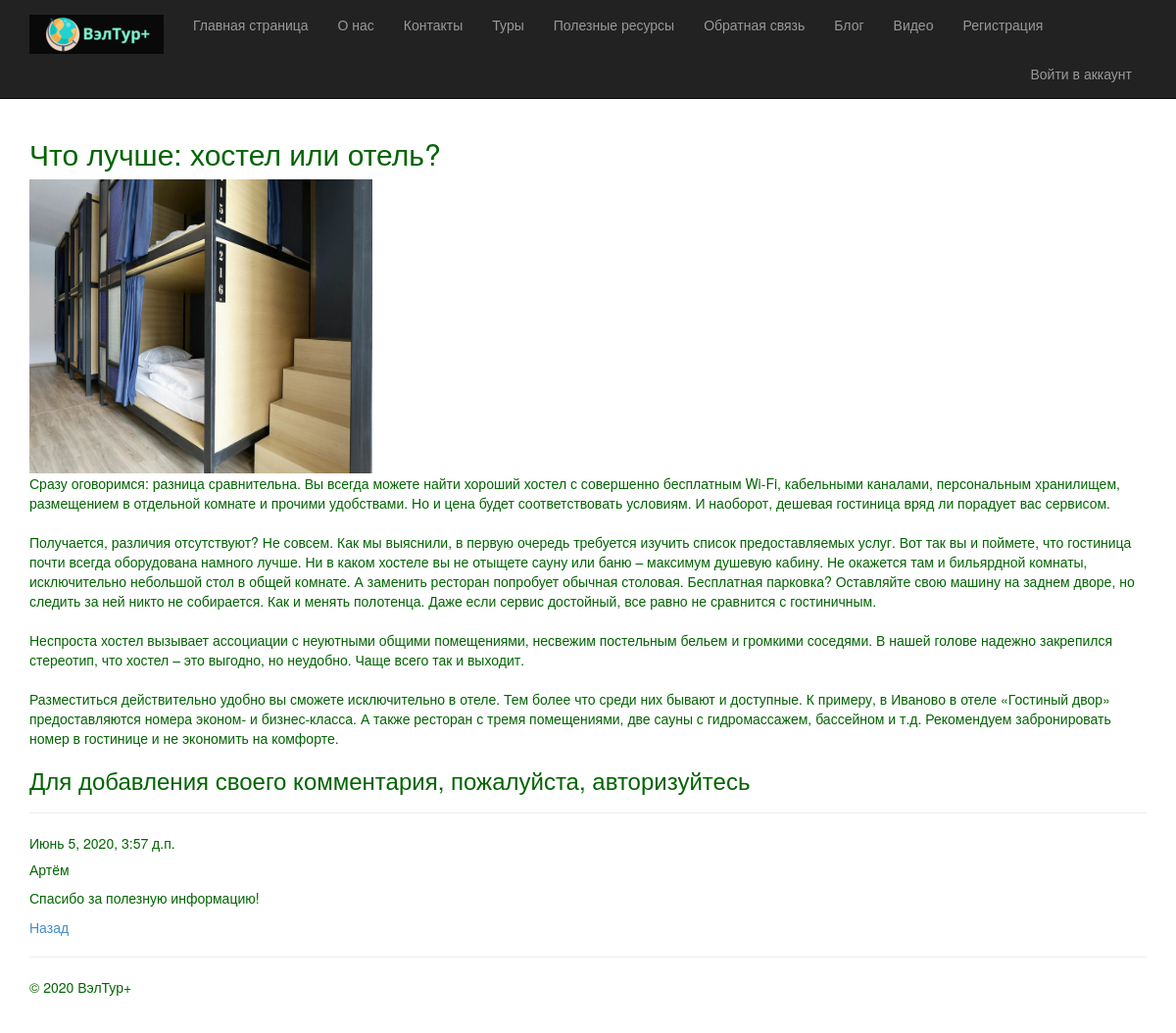
Screenshot of /3/ with the database file from the repository.
### app/models.py (models this page shows, shortened)
class Blog(models.Model):
    title = models.CharField(max_length = 100, unique_for_date = "posted", verbose_name = "Заголовок")
    author = models.ForeignKey(User, null=True, blank=True, on_delete = models.SET_NULL, verbose_name = "Автор")
    description = models.TextField(verbose_name = "Краткое содержание")
    content = models.TextField(verbose_name = "Полное содержание")
    posted = models.DateTimeField(default = datetime.now(), db_index = True, verbose_name = "Опубликована")
    image = models.FileField(default = 'temp.jpg', verbose_name = "Путь к картинке")
    class Meta:
        db_table = "Posts" # имя таблицы для модели
        ordering = ["-posted"] # порядок сортировки данных в модели ("-" означает по убыванию)
        verbose_name = "статья блога" # имя, под которым модель будет отображаться в административном разделе (для одной статьи блога)
        verbose_name_plural = "статьи блога" # тоже для всех статей блога

class Comment(models.Model):
    text = models.TextField(verbose_name = "Комментарий")
    date = models.DateTimeField(default = datetime.now(), db_index = True, verbose_name = "Дата")
    author = models.ForeignKey(User, on_delete = models.CASCADE, verbose_name = "Автор")
    post = models.ForeignKey(Blog, on_delete = models.CASCADE, verbose_name = "Статья")
    class Meta:
        db_table = "Comments" # имя таблицы для модели
        verbose_name = "Комментарий" # имя, под которым модель будет отображаться в административном разделе (для одной статьи блога)
        verbose_name_plural = "Комментарии к статьям блога" # тоже для всех статей блога
        ordering = ["-date"] # порядок сортировки данных в модели ("-" означает по убыванию)

### app/views.py (the view)
# urls.py: url(r'^(?P<parametr>\d+)/$', app.views.blogpost, name='blogpost'),
def blogpost(request, parametr):
    post_1 = Blog.objects.get(id=parametr) # запрос на выбор конкретной статьи по параметру
    comments = Comment.objects.filter(post=parametr)
    if request.method == "POST": # после отправки данных формы на сервер методом POST
        form = CommentForm(request.POST)
        if form.is_valid():
            comment_f = form.save(commit=False)
            comment_f.author = request.user # добавляем (так как этого поля нет в форме) в модель Комментария (Comment) в поле автор авторизованного пользователя
            comment_f.date = datetime.now() # добавляем в модель Комментария (Comment) текущую дату
            comment_f.post = Blog.objects.get(id=parametr) # добавляем в модель Комментария (Comment) статью, для которой данный комментарий
            comment_f.save() # сохраняем изменения после добавления полей
            return redirect('blogpost', parametr=post_1.id) # переадресация на ту же страницу статьи после отправки комментария
    else:
      form = CommentForm() # создание формы для ввода комментария
      assert isinstance(request, HttpRequest)
      return render(
        request,
        'app/blogpost.html',
        {
            'post_1': post_1, # передача конкретной статьи в шаблон веб-страницы
            'comments': comments, # передача всех комментариев к данной статье в шаблон веб-страницы
            'form': form, # передача формы добавления комментария в шаблон веб-страницы
            'year':datetime.now().year,
        }
)

### app/templates/app/blogpost.html
﻿{% extends "app/layout.html" %}
{% block content %}
<h2> {{post_1.title}} </h2>
{% if post_1.image and post_1.image.url != '/media/temp.jpg' %}
    <img src="{{ post_1.image.url }}" alt=«Картинка статьи блога" width="350" height="300"/>
{% endif %}
<p> {{post_1.content|linebreaksbr}} </p>
{% if user.is_authenticated %}
    <h3>Добавить комментарий</h3>
    <form method="POST" >{% csrf_token %}
    <div>
         {{form.as_p}}
         <button type="submit" class="save btn btn-default" > Отправить комментарий </button>
    </div>
    </form>
{% else %}
    <h3> Для добавления своего комментария, пожалуйста, авторизуйтесь </h3>
{% endif %}
{% for comment in comments %}
    <hr/>
    <h7> {{comment.date}} </h7>
    <h5> {{comment.author}} </h5>
    <p> {{comment.text|linebreaksbr}} </p>
{% endfor %}
<p><a href="{% url 'blog' %}"> Назад </a></p>
{% endblock %}

### app/templates/app/layout.html (shortened to what this page needs)
﻿<!DOCTYPE html>
<html>
<head>
    {% load staticfiles %}
    <link rel="stylesheet" type="text/css" href="{% static 'app/content/bootstrap.min.css' %}" />
    <link rel="stylesheet" type="text/css" href="{% static 'app/content/site.css' %}" />
</head>
<body>
    <div class="navbar navbar-inverse navbar-fixed-top">
        <div class="container">
            <div class="navbar-header">
                <a href="/" class="navbar-brand"> <img src="{% static 'app/content/logo.png' %}" alt="logo"/> </a>
            </div>
            <div class="navbar-collapse collapse">
                <ul class="nav navbar-nav">
                    <li><a href="{% url 'home' %}">Главная страница</a></li>
                    <li><a href="{% url 'about' %}">О нас</a></li>
                    <li><a href="{% url 'contact' %}">Контакты</a></li>
                    <li><a href="{% url 'tyr' %}" >Туры</a>
                    <li><a href="{% url 'links' %}">Полезные ресурсы</a></li>
                    <li><a href="{% url 'anketa' %}">Обратная связь</a></li>
                    <li><a href="{% url 'blog' %}">Блог</a></li>
                    <li><a href="{% url 'videopost' %}">Видео</a></li>
                    {% if not user.is_authenticated %}
                <li><a href="{% url 'registration' %}">Регистрация</a></li>
                    {% endif %}
                </ul>
                {% include 'app/loginpartial.html' %}
            </div>
        </div>
    </div>
    <div class="container body-content">
{% block content %}{% endblock %}
        <hr/>
        <footer>
            <p>&copy; {{ year }} ВэлТур+ </p>
        </footer>
    </div>
</body>
</html>

### app/templates/app/loginpartial.html
﻿{% if user.is_authenticated %}
<form id="logoutForm" action="/logout" method="post" class="navbar-right">
{% csrf_token %}
<ul class="nav navbar-nav navbar-right">
<li><span class="navbar-brand">Добро пожаловать, {{ user.username }}!</span></li>
<li><a href="javascript:document.getElementById('logoutForm').submit()">Выйти</a></li>
</ul>
</form>
{% else %}
<ul class="nav navbar-nav navbar-right">
<li><a href="{% url 'login' %}">Войти в аккаунт</a></li>
</ul>
{% endif %}

### app/static/app/content/site.css (style rules this page uses)
body { padding-top: 100px; padding-bottom: 40px; color: #006400; background-color: #FFFFFF; }
.body-content { padding-left: 15px; padding-right: 15px; }

### rows the page displays
Blog: title "Что лучше: хостел или отель?", image (picture), content "Сразу оговоримся: разница сравнительна. Вы всегда можете найти хороший хостел с совершенно бесплатным Wi-Fi, кабельными каналами, персональным хранилищем, размещением в отдельной комнате и прочими удобствами. Но и цена будет соответствовать условиям. И наоборот, дешевая гостиница вряд ли порадует вас сервисом. Получается, различия отсутствуют? Не совсем. Как мы выяснили, в первую очередь требуется изучить список предоставляемых услуг. Вот так вы и поймете, что гостиница почти всегда оборудована намного лучше. Ни в каком хостеле вы не отыщете сауну или баню – максимум душевую кабину. Не окажется там и бильярдной комнаты, исключительно небольшой стол в общей комнате. А заменить ресторан…"
Comment: date "Июнь 5, 2020, 3:57 д.п.", author "Артём", text "Спасибо за полезную информацию!"
